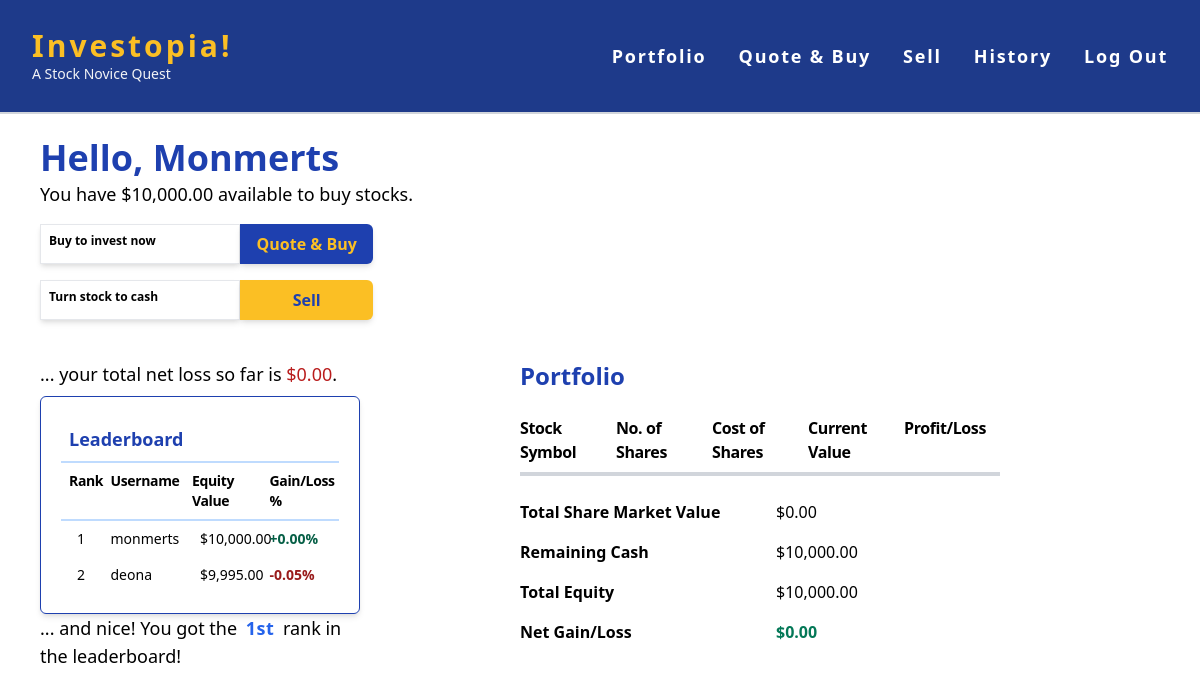
The page /portfolio (signed in) on the database as committed earlier.
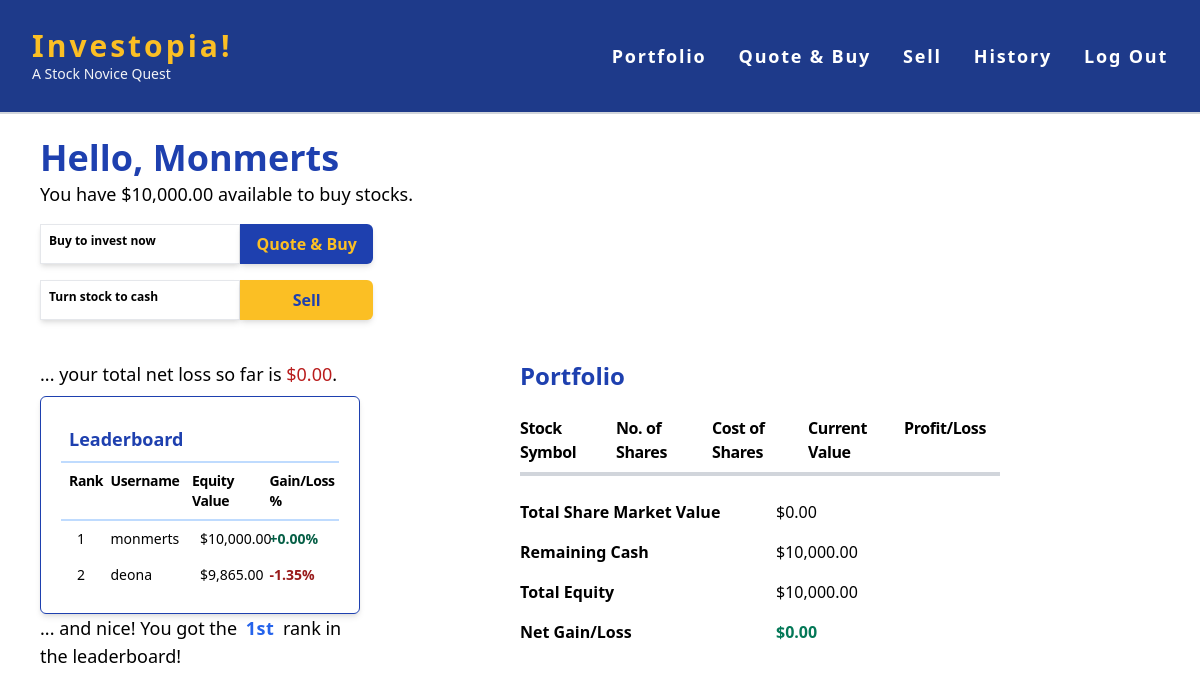
The same page on the database as committed later.
### app.py (models this page shows, shortened)
class users(db.Model):
    id = db.Column(db.Integer, primary_key=True)
    username = db.Column(db.String(80), nullable=False)
    hash = db.Column(db.String(80), nullable=False)
    cash = db.Column(db.Integer, nullable=False, default=10000)

class cash_running_bal(db.Model):
    c_bal_id = db.Column(db.Integer, primary_key=True)
    user_id = db.Column(db.Integer)
    txn_id = db.Column(db.Integer)
    txn_date = db.Column(db.Date)
    amount_change = db.Column(db.Integer, nullable=False)
    cash_end_bal = db.Column(db.Integer, nullable=False)

class port_ranker(db.Model):
    p_r_id = db.Column(db.Integer, primary_key=True)
    user_id = db.Column(db.Integer, nullable=False)
    port_update_date = db.Column(db.Date)
    equity_value = db.Column(db.Integer, nullable=False)
    net_gain_loss = db.Column(db.Integer, nullable=False)

### app.py (the view)
@fin_app.route('/portfolio')
@login_required
def portfolio():
    current_user = session["user_id"]
    current_cash = inquire_latest_cash(current_user)
    current_datetime = datetime.datetime.now()
    try:
        stock_portfolio = inquire_portfolio(current_user)
        total_share_value = 0
        for each in stock_portfolio:
            total_share_value += each["market_value"]
    except Exception:
        return apology("Either the API key is not valid or the API service provider is having issues.")
    username = inquire_username(current_user)
    equity_value = total_share_value + current_cash
    net_gain_loss = equity_value - 10000
    txn_date = current_datetime.strftime('%m/%d/%Y %H:%M:%S')
    try:
        port_ranker_update = text(
            "UPDATE port_ranker SET port_update_date = :port_update_date, equity_value = :equity_value, net_gain_loss = :net_gain_loss WHERE user_id = :user_id")
        db.session.execute(port_ranker_update, {
            'user_id': current_user, 'port_update_date': txn_date, 'equity_value': equity_value, 'net_gain_loss': net_gain_loss})
    except Exception:
        return apology("Server is having issues.")
    db.session.commit()
    port_ranker_query = text(
        "SELECT username, equity_value, net_gain_loss FROM (SELECT users.username,port_ranker.equity_value,port_ranker.net_gain_loss FROM port_ranker JOIN users ON port_ranker.user_id = users.id) ORDER BY net_gain_loss DESC LIMIT 10")
    leaderboard = db.session.execute(port_ranker_query).fetchall()
    leaders = []
    for row in leaderboard:
        leaders.append(row[0])
    if username in leaders:
        isLeader = True
        rank = leaders.index(username)
    else:
        isLeader = False
    return render_template("portfolio.html", username=username, portfolio=stock_portfolio, cash=current_cash, total_share_value=total_share_value, leaderboard=leaderboard, isLeader=isLeader, rank=rank)

### app.py (called while the page is built, shortened)
def inquire_username(current_user):
    username_query = text("SELECT username FROM users WHERE id = :id")
    username_select = db.session.execute(
        username_query, {'id': current_user}).fetchone()
    username = username_select[0]
    return username

def inquire_latest_cash(current_user):
    cash_query = text(
        "SELECT cash_end_bal FROM cash_running_bal WHERE user_id = :user_id AND c_bal_id = (SELECT MAX(c_bal_id) FROM cash_running_bal WHERE user_id = :user_id)")
    cash_latest_bal = db.session.execute(
        cash_query, {'user_id': current_user}).fetchone()
    current_cash = int(cash_latest_bal[0])
    return current_cash

def inquire_portfolio(current_user):
    query_stock = db.session.query(stock_txn.stock, stock_txn.txn_type, stock_txn.no_of_shares, stock_txn.total_cost)\
        .filter(stock_txn.user_id == current_user)\
        .all()
    stock_hash_map = {}
    cost_hash_map = {}
    buy_hash_map = {}
    stock_hash_map_to_list = [{'symbol': key, 'no_of_shares_now_held': value}
                              for key, value in stock_hash_map.items()]
    stock_portfolio = []
    total_share_value = 0
    return stock_portfolio

@fin_app.after_request
def after_request(response):
    response.headers["Cache-Control"] = "no-cache, no-store, must-revalidate"
    response.headers["Expires"] = 0
    response.headers["Pragma"] = "no-cache"
    return response

### helpers.py (called while the page is built)
def login_required(f):
    @wraps(f)
    def decorated_function(*args, **kwargs):
        if session.get("user_id") is None:
            return redirect("/login")
        return f(*args, **kwargs)
    return decorated_function

def usd(value):
    return f"${value:,.2f}"

def percent(value):
    return '{:.2%}'.format(value)

def ordinal(value):
    if 10 <= value % 100 <= 20:
        suffix = "th"
    else:
        suffix = {1: "st", 2: "nd", 3: "rd"}.get(value % 10, "th")
    return f"{value}{suffix}"

### templates/portfolio.html (shortened to what this page needs)
{% extends "layout.html" %} {% block title %} {% endblock %} {% block main %}
<div class="mx-8 lg:mx-10 w-full lg:w-1/3">
  <h2 class="text-2xl md:text-4xl font-semibold text-blue-800 items-left mb-0.5">Hello, {{ username|capitalize }}</h2>
  <p class="text-sm md:text-md lg:text-lg font-thin">You have <strong>{{ cash|usd }}</strong> available to buy stocks. </p>
  <div class="flex flex-cols my-4">
    <p class="w-1/2 p-2 border text-xs shadow-md font-semibold"> Buy to invest now  </p>
    <a href="/quote" class="w-1/3 text-center text-yellow-400 bg-blue-800 text-sm md:text-base hover:bg-blue-500 font-bold py-2 px-4 rounded-r-md shadow-md focus:outline-none focus:shadow-outline">
      Quote & Buy
    </a>
  </div>
  <div class="flex flex-cols flex my-4">
    <p class="w-1/2 p-2 border text-xs shadow-md font-semibold"> Turn stock to cash </p>
    <a href="/sell" class="w-1/3 text-center text-blue-800 bg-yellow-400 hover:bg-blue-500 text-sm md:text-base  font-bold py-2 px-4 rounded-r-md shadow-md focus:outline-none focus:shadow-outline">
      Sell
    </a>
  </div>
</div>
<div class="flex flex-col lg:flex-row m-8 md:m-10 mt-10">
  <div class="section lg:w-2/5">
  {% if (cash + total_share_value - 10000) > 0 %}
    <p class="text-sm md:text-md lg:text-lg font-thin mb-2 items-left">... you have a total net profit so far is <strong class="text-green-700">{{ (cash + total_share_value - 10000)|usd }}</strong>!</p>
  {% else %}
    <p class="text-sm md:text-md lg:text-lg font-thin mb-2 items-left">... your total net loss so far is <strong class="text-red-700">{{ (10000 - (cash + total_share_value))|usd }}</strong>.</p>
  {% endif %}
    <div class="border border-blue-800 shadow-md rounded-md p-3 md:p-5">
      <h2 class="text-base md:text-lg font-bold p-2 text-blue-800 border-b-2 border-blue-200">Leaderboard</h2>
      <div class="grid grid-cols-4 border-b-2 border-blue-200 py-2 tracking-tight text-xs md:text-sm font-semibold">
        <h5 class="ml-2 text-left">Rank</h5>
        <h5 class="-ml-5 text-left">Username</h5>
        <h5 class="-ml-2 text-left">Equity Value</h5>
        <h5>Gain/Loss %</h5>
      </div>
      {% for each in leaderboard %}
      <div class="grid grid-cols-4 py-2 text-xs md:text-sm">
        <div class="ml-4 font-light text-left">{{ loop.index }}</div>
        <div class="-ml-5 font-light text-left">{{ each.username }}</div>
        <div class="font-light">{{ each.equity_value|usd }}</div>
        {% if each.net_gain_loss >= 0 %}
          <div class="font-semibold text-green-800 text-left">+{{ (each.net_gain_loss/10000)|percent }}</div>
        {% else %}
          <div class="font-semibold text-red-800 text-left">{{ (each.net_gain_loss/10000)|percent }}</div>
        {% endif %}
      </div>
      {% endfor %}
    </div>
    {% if isLeader %}
      <p class="text-sm md:text-md lg:text-lg font-thin mb-2 items-left">... and nice! You got the <strong class="text-blue-600 tracking-wide p-1 font-bold">{{ (rank+1)|ordinal }}</strong> rank in the leaderboard! </p>
    {% endif %}
  </div>
  <div class="section md:w-1/5 gap-0 h-8"></div>
  <div class="section md:w-3/5 gap-0 md:gap-4">
    <h2 class="text-2xl font-bold mb-4 text-blue-800">Portfolio</h2>
    <div
      class="grid grid-cols-5 border-b-2 border-gray-300 py-2 tracking-tight text-sm md:text-base font-semibold"
    >
      <h5>Stock Symbol</h5>
      <h5>No. of Shares</h5>
      <h5>Cost of Shares</h5>
      <h5>Current Value</h5>
      <h5>Profit/Loss</h5>
    </div>
    <div class="finstats border-t-2 border-gray-300 pt-4 text-sm md:text-base">
      <div class="grid grid-cols-2 py-2">
        <div class="font-semibold">Total Share Market Value</div>
        <div class="font-light ml-4">{{ total_share_value|usd }}</div>
      </div>
      <div class="grid grid-cols-2 py-2">
        <div class="font-semibold">Remaining Cash</div>
        <div class="font-light ml-4">{{ cash|usd }}</div>
      </div>
      <div class="grid grid-cols-2 py-2">
        <div class="font-semibold">Total Equity</div>
        <div class="font-light ml-4">{{ (cash + total_share_value)|usd }}</div>
      </div>
      <div class="grid grid-cols-2 py-2">
        <div class="font-semibold">Net Gain/Loss</div>
        <div class="font-semibold ml-4">
          {% if (cash + total_share_value - 10000) < 0 %}
          <p class="text-red-700">
            {{ (cash + total_share_value - 10000)|usd }}
          </p>
          {% else %}
          <p class="text-green-700">
            {{ (cash + total_share_value - 10000)|usd }}
          </p>
          {% endif %}
        </div>
      </div>
    </div>
  </div>
  <div class="section md:w-1/5">
  </div>
</div>
{% endblock %}

### templates/layout.html (shortened to what this page needs)
<!DOCTYPE html>
<html lang="en">
  <head>
    <link
      href="https://cdn.jsdelivr.net/npm/tailwindcss@2.2.15/dist/tailwind.min.css"
      rel="stylesheet"
    />
    <link
      href="/static/css/exp.css"
      rel="stylesheet"
    />
  </head>
  <body>
    <header
      class="bg-blue-900 py-7 px-8 flex justify-between items-center border-b-2 border-gray-300 z-5"
      class="bg-blue-900 py-7 px-8 flex justify-between items-center border-b-2 border-gray-300 z-5"
    >
      <div>
        <a
          href="/"
          class="text-xl md:text-3xl font-bold text-yellow-400 tracking-widest"
          >Investopia!</a
        >
        <p class="text-xs md:text-sm text-gray-100">A Stock Novice Quest</p>
      </div>
      <nav class="md:ml-auto z-1">
        <ul
          id="show"
          class="hidden md:flex md:space-x-8 text-white font-semibold text-lg tracking-widest"
        >
          {% if session["user_id"] %}
          <li>
            <a href="/portfolio" class="hover:text-yellow-400">Portfolio</a>
          </li>
          <li>
            <a href="/quote" class="hover:text-yellow-400">Quote &amp; Buy</a>
          </li>
          <li>
            <a href="/sell" class="hover:text-yellow-400">Sell</a>
          </li>
          <li>
            <a href="/history" class="hover:text-yellow-400">History</a>
          </li>
          <li>
            <a href="/logout" class="hover:text-red-400">Log Out</a>
          </li>
          {% endif %}
        </ul>
      </nav>
    </header>
  <main class="mx-auto my-6">{% block main %}{% endblock %}</main>
  </body>
</html>

Rows that differ between the two databases and show on the page:
changed port_ranker "deona": equity_value "$9,995.00" → "$9,865.00"; (each.net_gain_loss/10000)|percent "-0.05%" → "-1.35%"
